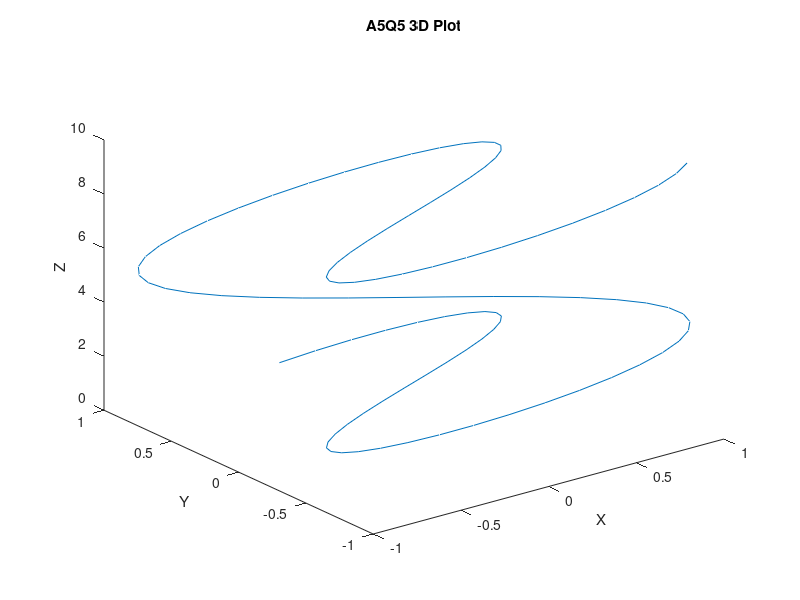

Write the MATLAB code that produced this figure.
t = linspace(0,10);
x = sin(2*t);
y = cos(t);
z = t;
plot3(x,y,z)
title('A5Q5 3D Plot')
zlabel('Z')
xlabel('X')
ylabel('Y')

